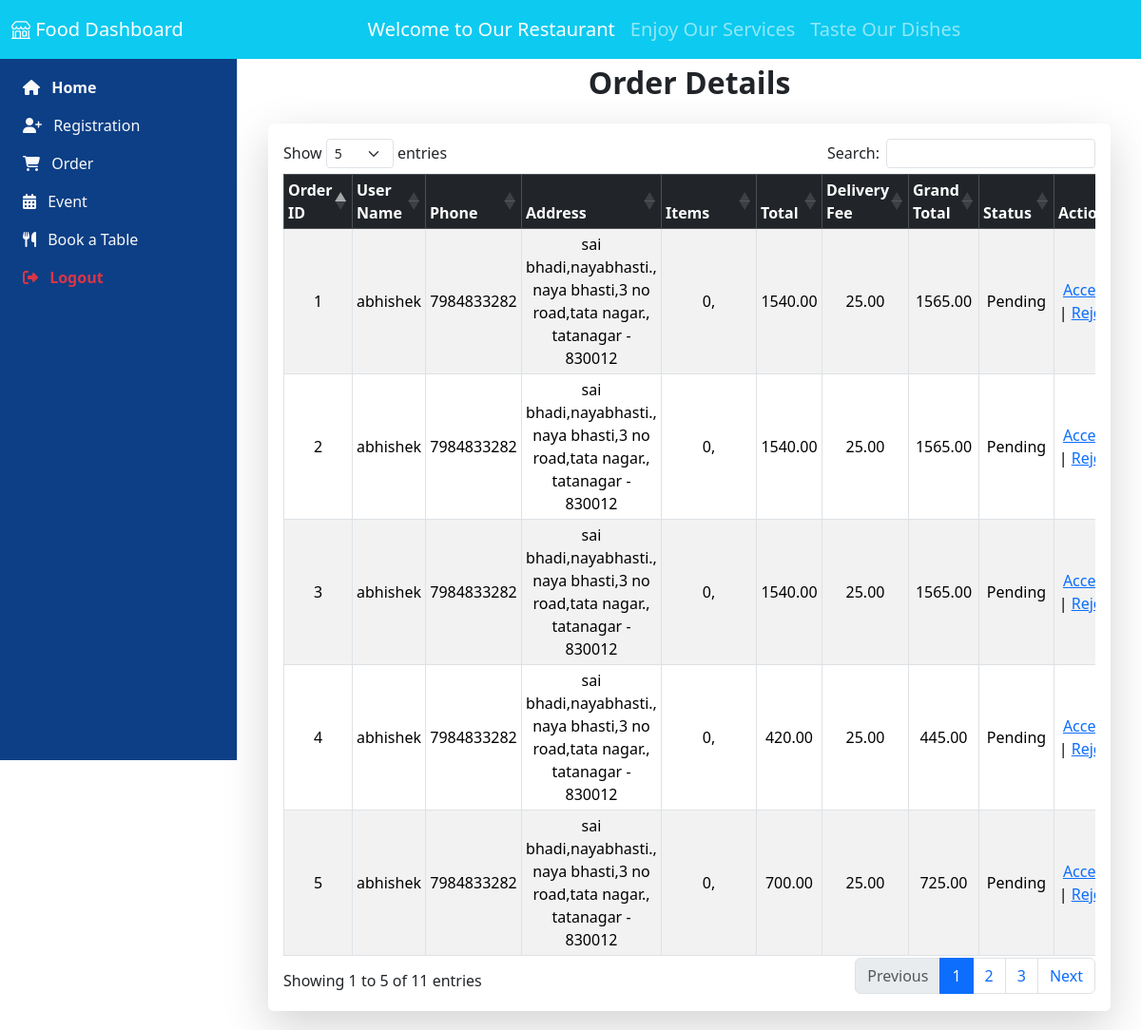
The app's page /admin_view.php with its own data.
### tables this page shows
CREATE TABLE `orders` (
  `order_id` int(11) NOT NULL,
  `item_id` int(20) NOT NULL,
  `item_name` varchar(100) NOT NULL,
  `user_name` varchar(100) DEFAULT NULL,
  `phone` varchar(15) DEFAULT NULL,
  `house` varchar(255) DEFAULT NULL,
  `street` varchar(255) DEFAULT NULL,
  `city` varchar(100) DEFAULT NULL,
  `pincode` varchar(10) DEFAULT NULL,
  `total_amount` decimal(10,2) DEFAULT NULL,
  `delivery_fee` decimal(10,2) DEFAULT NULL,
  `grand_total` decimal(10,2) DEFAULT NULL,
  `created_at` timestamp NOT NULL DEFAULT current_timestamp(),
  `status` varchar(20) NOT NULL
);

### admin_view.php (the view, shortened to what this page needs)
<?php
include 'connect.php';
$orders = $con->query("SELECT * FROM orders ORDER BY created_at DESC");
?>
<!DOCTYPE html>
<html lang="en">
<head>
<link rel="stylesheet" href="https://cdn.datatables.net/1.13.6/css/dataTables.bootstrap5.min.css">
</head>
<body>
      <?php require 'partials/_nav.php'; ?>
  <main>
    <section class="mt-5">
 <div class="content">
<section>
    <div class="container">
          <h2 class="mb-4 text-center fw-bold">Order Details</h2>
        <div class="table-responsive shadow-lg bg-white p-3 rounded">
<table id="ordersTable" class="table table-bordered table-striped table-sm align-middle text-center">
    <thead class="table-dark">
        <tr>
            <th>Order ID</th>
            <th>User Name</th>
            <th>Phone</th>
            <th>Address</th>
            <th>Items</th>
            <th>Total</th>
            <th>Delivery Fee</th>
            <th>Grand Total</th>
            <th>Status</th>
            <th>Actions</th>
        </tr>
    </thead>
    <tbody>
        <?php while($order = $orders->fetch_assoc()): ?>
        <tr>
            <td><?= $order['order_id'] ?></td>
            <td><?= htmlspecialchars($order['user_name']) ?></td>
            <td><?= htmlspecialchars($order['phone']) ?></td>
            <td>
                <?= htmlspecialchars($order['house']) ?>,
                <?= htmlspecialchars($order['street']) ?>,
                <?= htmlspecialchars($order['city']) ?> -
                <?= htmlspecialchars($order['pincode']) ?>
            </td>
            <td><?= htmlspecialchars($order['item_id']) ?>, <?= htmlspecialchars($order['item_name']) ?></td>
            <td><?= $order['total_amount'] ?></td>
            <td><?= $order['delivery_fee'] ?></td>
            <td><?= $order['grand_total'] ?></td>
            <td><?= $order['status'] ? ucfirst($order['status']) : 'Pending' ?></td>
            <td>
                <?php if(!$order['status'] || $order['status'] == 'pending'): ?>
                    <a href="?action=accepted&id=<?= $order['order_id'] ?>">Accept</a> |
                    <a href="?action=rejected&id=<?= $order['order_id'] ?>">Reject</a>
                <?php else: ?>
                    -
                <?php endif; ?>
            </td>
        </tr>
        <?php endwhile; ?>
    </tbody>
</table>
</div>
    </div>
</section>
 </div>
</section>
</main>
</body>
</html>

### _nav.php (style rules this page uses)
body { overflow-x: hidden; }
.content { margin-left: 250px; padding: 20px; }

### records on screen
orders: order_id "5", user_name "abhishek", phone "7984833282", house "sai bhadi,nayabhasti.", street "naya bhasti,3 no road,tata nagar.", city "tatanagar", pincode "830012", item "0", total_amount "700.00", delivery_fee "25.00", grand_total "725.00", status "Pending"
orders: order_id "4", user_name "abhishek", phone "7984833282", house "sai bhadi,nayabhasti.", street "naya bhasti,3 no road,tata nagar.", city "tatanagar", pincode "830012", item "0", total_amount "420.00", delivery_fee "25.00", grand_total "445.00", status "Pending"
orders: order_id "3", user_name "abhishek", phone "7984833282", house "sai bhadi,nayabhasti.", street "naya bhasti,3 no road,tata nagar.", city "tatanagar", pincode "830012", item "0", total_amount "1540.00", delivery_fee "25.00", grand_total "1565.00", status "Pending"
orders: order_id "2", user_name "abhishek", phone "7984833282", house "sai bhadi,nayabhasti.", street "naya bhasti,3 no road,tata nagar.", city "tatanagar", pincode "830012", item "0", total_amount "1540.00", delivery_fee "25.00", grand_total "1565.00", status "Pending"
orders: order_id "1", user_name "abhishek", phone "7984833282", house "sai bhadi,nayabhasti.", street "naya bhasti,3 no road,tata nagar.", city "tatanagar", pincode "830012", item "0", total_amount "1540.00", delivery_fee "25.00", grand_total "1565.00", status "Pending"
